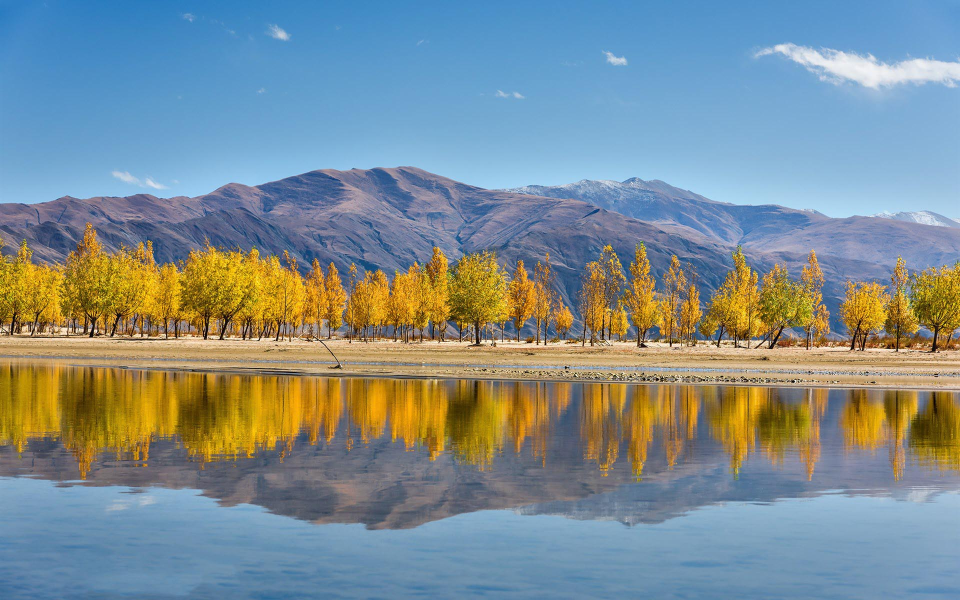
#> input picture test.jpg, 1920 x 1200 px (shown at 1/2 size)
$ python dct.py
#> lines starting #> are read from the running program, lines starting #| are printed output that depends on the picture
import cv2
import numpy as np
import matplotlib.pyplot as plt

img = cv2.imread("./test.jpg",0)
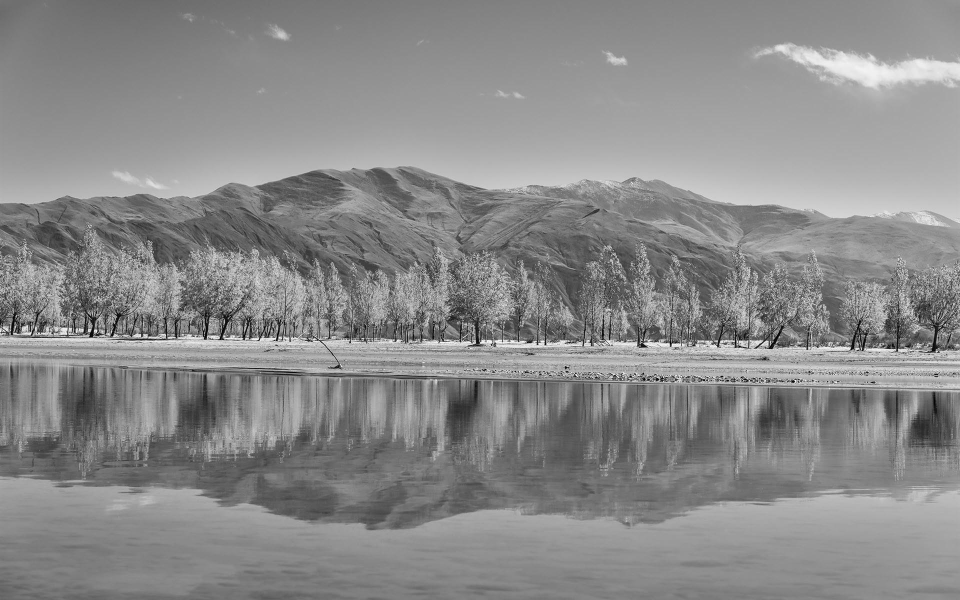
#> img: shape (1200, 1920) (shown at 1/2 size); min 0, max 255, mean 137.5

img1 = img.astype('float')

img_dct=cv2.dct(img1)
img_dct_log=np.log(abs(img_dct))
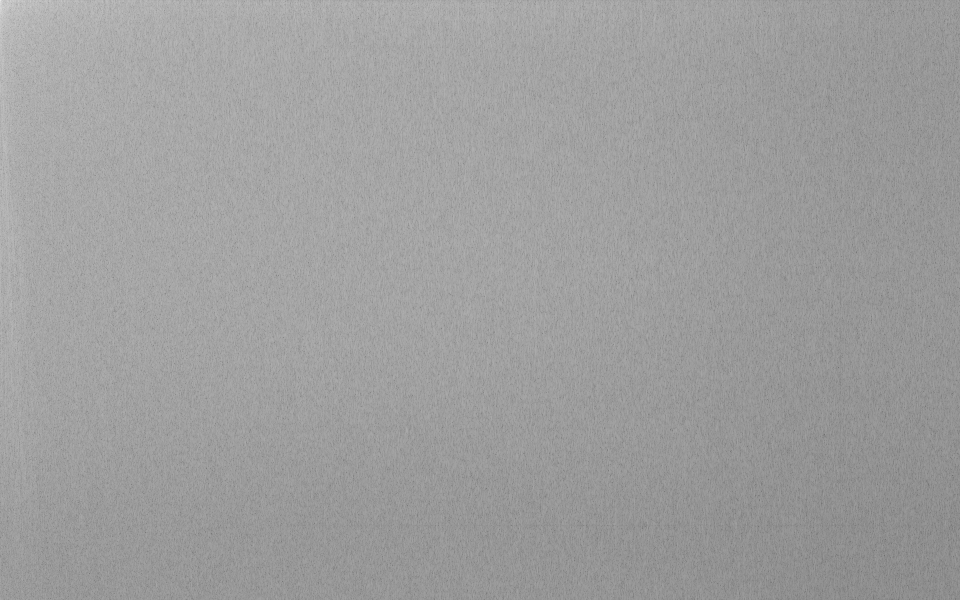
#> img_dct_log: shape (1200, 1920) float64 (shown at 1/2 size); min -16.09, max 12.25, mean 1.51; drawn with min black and max white

img_recor=cv2.idct(img_dct)

recor_tmp=img_dct[0:10,0:10]
recor_tmp2=np.zeros(img.shape)
recor_tmp2[0:10,0:10]=recor_tmp

img_recor1=cv2.idct(recor_tmp2)
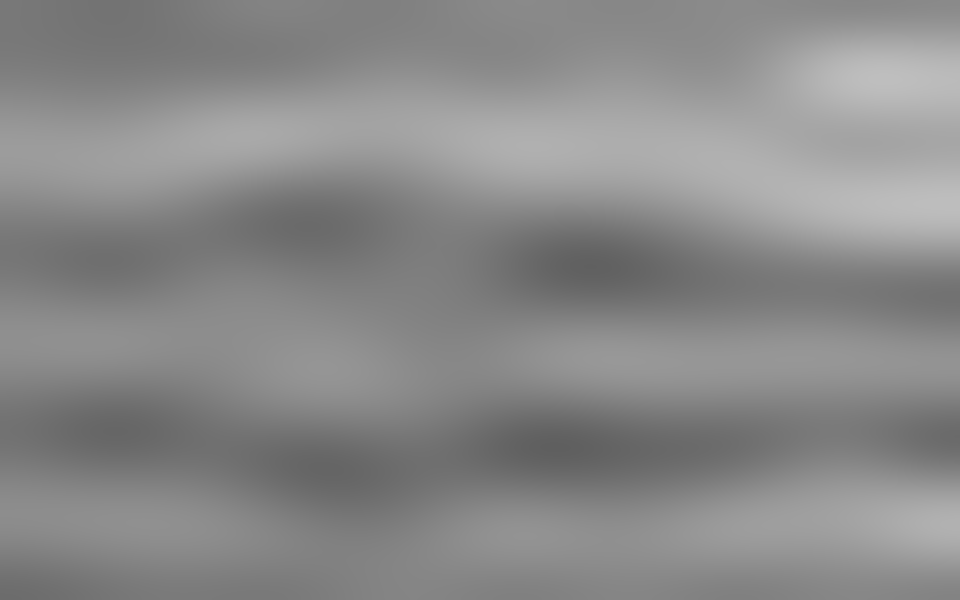
#> img_recor1: shape (1200, 1920) float64 (shown at 1/2 size); min 95.53, max 190.6, mean 137.5

plt.subplot(221)
plt.imshow(img,'gray')

#plt.subplot(222)
#plt.imshow(img_recor,'gray')

plt.subplot(223)
plt.imshow(img_recor1,'gray')

#plt.subplot(224)
#plt.imshow(img_dct_log)
#
plt.show()
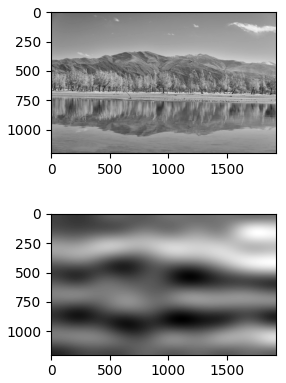
#> figure drawn by matplotlib, 2 panels
